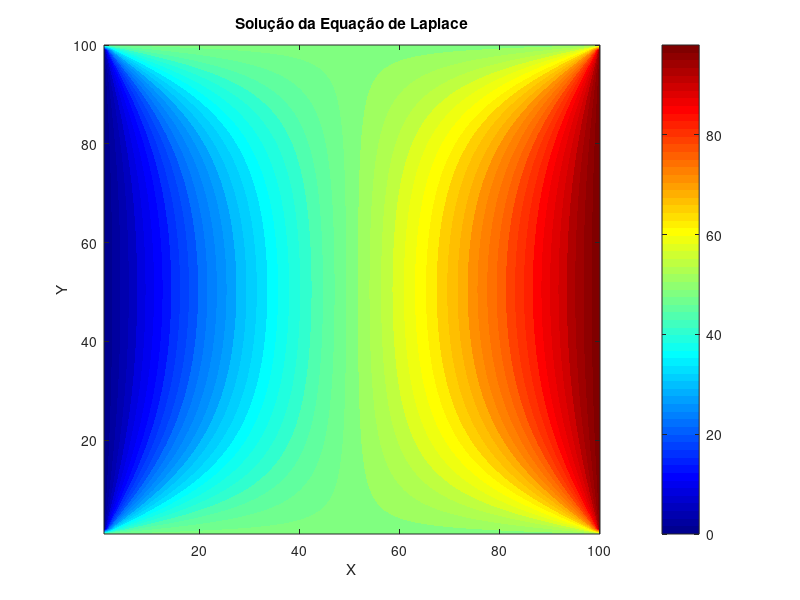

Source code (MATLAB):
clc; clear; close all;

% Carregar os dados do arquivo .dat
dados = load('dat/matriz.dat'); 

% Separar colunas
X = dados(:, 1);  % Índice X
Y = dados(:, 2);  % Índice Y
U = dados(:, 3);  % Valor da solução U(x,y)

% Número de pontos na malha (NX e NY)
NX = max(X);  % Último valor de X indica NX
NY = max(Y);  % Último valor de Y indica NY

% Criar matriz de solução U(X, Y)
U_matrix = reshape(U, [NX, NY]);  % Reformata os dados para matriz

% Criar grids de coordenadas X e Y
[X_grid, Y_grid] = meshgrid(1:NX, 1:NY);

% Plotar a solução como um mapa de calor (heatmap)
figure;
contourf(X_grid, Y_grid, U_matrix', 50, 'LineColor', 'none');
colorbar;
xlabel('X');
ylabel('Y');
title('Solução da Equação de Laplace');
colormap jet; % Mapa de cores mais visível

saveas(gcf, 'img/heatmap_2D.png');